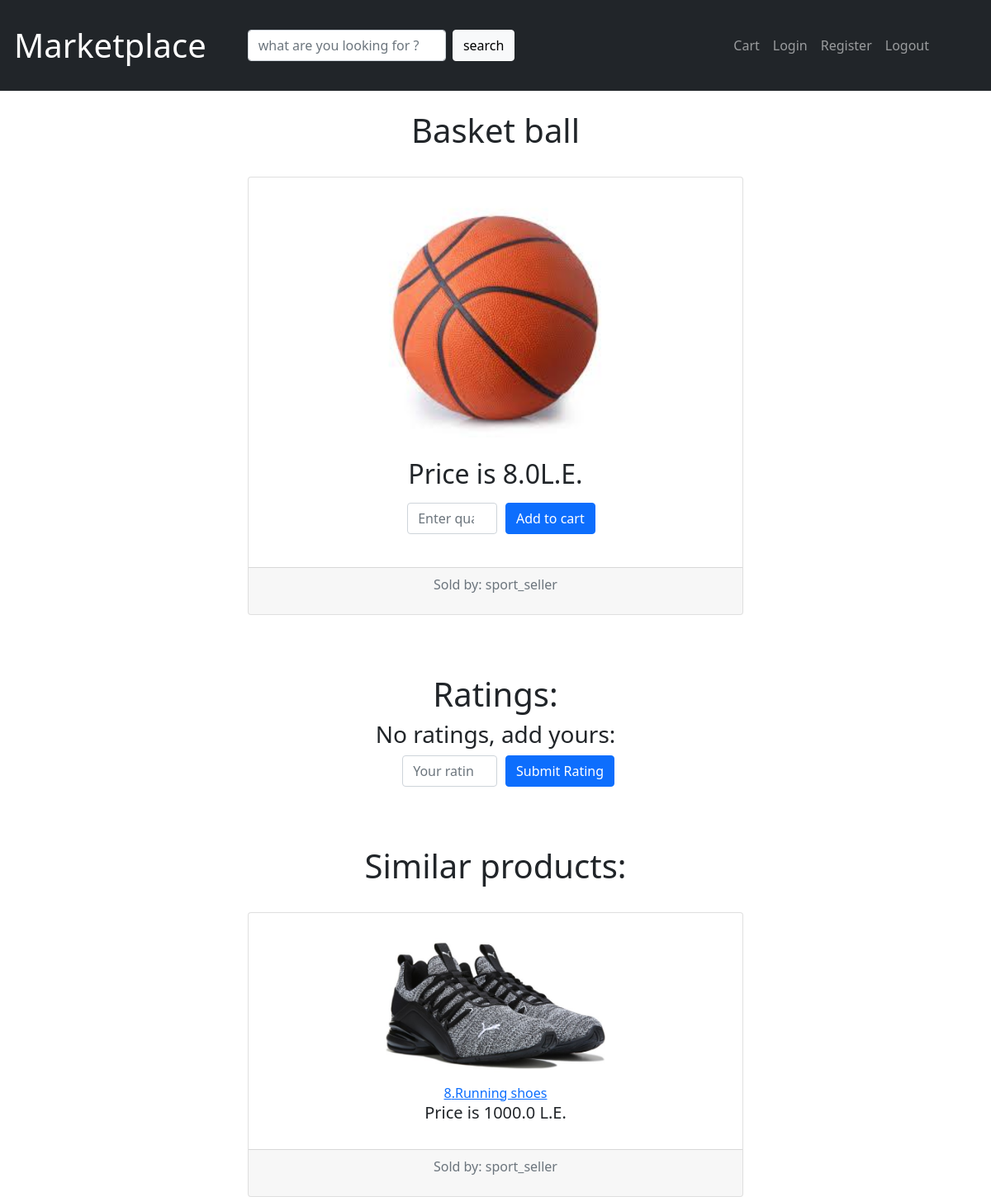
The app's page /Marketplace/product/9 with its own data.
### Marketplace/models.py (models this page shows, shortened)
class Product(models.Model):
    CATEGORY = (
       ('electronics', 'electronics'),
       ('cloth', 'cloth'),
       ('sport', 'sport'))
    name = models.CharField(max_length=200, null=True)
    category = models.CharField(max_length=200, null=True, choices=CATEGORY)
    price = models.FloatField(null=True)
    stock = models.IntegerField(null=True)
    image = models.ImageField(null=True, blank=True)
    seller = models.ForeignKey(Seller, null=True, on_delete=models.CASCADE)

class Seller(models.Model):
    user = models.OneToOneField(User, on_delete=models.CASCADE, null=True)
    email = models.CharField(max_length=200, null=True)
    address = models.CharField(max_length=200, null=True)
    credit_card_number = models.IntegerField()
    def __str__(self):
        return self.user.username

### Marketplace/views.py (the view)
# urls.py: path('product/<int:id>',views.product ,name="product"),
def product(request, id):
    if request.method == "POST":
        review = request.POST["review"]
    product = Product.objects.get(id=id)
    category = product.category
    reviews = Review.objects.filter(product=id)
    similar_products = Product.objects.filter(category=category).exclude(id=id)
    return render(request, 'Marketplace/product.html', {
        'product': product,
        'reviews': reviews,
        "similar_products": similar_products
    })

### Marketplace/templates/Marketplace/product.html (shortened to what this page needs)
{% extends "Marketplace/layout.html" %}
{% block body %}
<div class="b" style="margin:auto; max-width:50%">
    <br>
    <h1>{{product.name.capitalize}}</h1>
    <br>
    <div class="card text-center">
        <div class="card-body">
            <img src="/Marketplace{{product.image.url}}" class="card-img-top" style="width:300px" alt="product pic">
            <br><br>
            <h2 class="card-title">Price is {{product.price}}L.E.</h2>
            <form action="{% url 'addtocart' product.id %}" Method="post">
                <div class="row">
                    <div class="col">
                        <input  class="form-control" style="max-width:40%;margin-left:65%; margin-right:0px" min="0" type="number" name="quantity" placeholder="Enter quantity">
                    </div>
                    <div class="col">
                        <input class="btn btn-primary" style="margin-right:65%;" type="submit" value="Add to cart">
                    </div>
                </div>
                <br>
            </form>
        </div>
        <div class="card-footer text-muted">
            <p>Sold by: {{product.seller}}</p>
        </div>
    </div>
    <br><br><br>
    <h1>Ratings:</h1>
    {% if reviews %}
    {% for review in reviews %}
    <br>
    <div class="card border-dark mb-3">
        <div class="card-body">
            <p class="card-text">A {{review.customer}} gave {{product.name}} a rating of {{review.review}} out of five stars.</p>
        </div>
    </div>
    {% endfor %}
    <form action="{% url 'addreview' product.id %}" Method="post">
        {% csrf_token %}
        <br>
        <h3>What do you think?</h3>
        <div class="row">
            <div class="col">
                <input class="form-control" type="number" name="review" min="0" max="5" style="max-width:40%;margin-left:65%; margin-right:0px" placeholder="Your rating:">
            </div>
            <div class="col">
                <input class="btn btn-primary" style="margin-right:65%;" type="submit" value="Submit Rating">
            </div>
        </div>
    </form>
    <br><br><br><br>
    {% else %}
        <form action="{% url 'addreview' product.id %}" Method="post">
            <h3>No ratings, add yours:</h3>
            <div class="row">
                <div class="col">
                    <input class="form-control" type="number" name="review" min="0" max="5" style="max-width:40%;margin-left:65%; margin-right:0px" placeholder="Your rating:">
                </div>
                <div class="col">
                    <input class="btn btn-primary" style="margin-right:65%;" type="submit" value="Submit Rating">
                </div>
            </div>
        </form>
        <br><br><br>
    {% endif %}
    <h1>Similar products:</h1>
    {% for product in similar_products %}
        <br>
        <div class="card text-center">
            <div class="card-body">
                <a href="{% url 'product' product.id %}">
                    <img src="/Marketplace{{product.image.url}}" class="card-img-top" style="width:300px" alt="product pic">
                </a>
                <br>
                <a href="{% url 'product' product.id %}" >{{product.id}}.{{product.name.capitalize}}</a>
                <br>
                <h5 class="card-title">Price is {{product.price}} L.E.</h5>
            </div>
            <div class="card-footer text-muted">
                <p>Sold by: {{product.seller}}</p>
            </div>
        </div>
    {% endfor %}
</div>
{% endblock %}

### records on screen
Product: name "Basket ball", image (picture), price "8.0", seller "sport_seller"
Product: image (picture), id "8", name "Running shoes", price "1000.0", seller "sport_seller"
